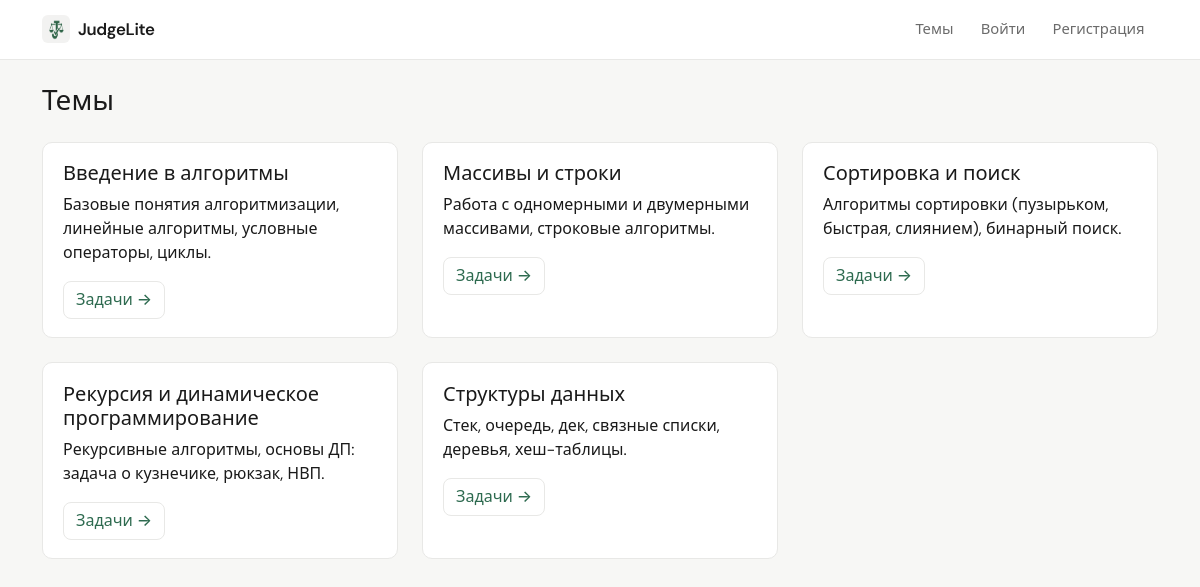
The app's page /topics with its own data.
### data/topics.py (models this page shows)
class Topic(SqlAlchemyBase):
    __tablename__ = 'topics'
    id = sqlalchemy.Column(sqlalchemy.Integer, primary_key=True, autoincrement=True)
    title = sqlalchemy.Column(sqlalchemy.String, nullable=False)
    description = sqlalchemy.Column(sqlalchemy.Text, nullable=True)
    order = sqlalchemy.Column(sqlalchemy.Integer, default=0)
    theory = sqlalchemy.Column(sqlalchemy.Text, nullable=True)
    created_by = sqlalchemy.Column(sqlalchemy.Integer, sqlalchemy.ForeignKey("users.id"), nullable=True)
    is_system = sqlalchemy.Column(sqlalchemy.Boolean, default=False)
    created_at = sqlalchemy.Column(sqlalchemy.DateTime, default=datetime.datetime.now)
    tasks = orm.relationship("Task", back_populates="topic")

### app.py (the view)
@app.route('/topics')
def topics_list():
    with db_session.session_scope() as session:
        topics = session.query(Topic).order_by(Topic.order).all()
        return render_template('topics.html', title='Темы', topics=topics)

### app.py (called while the page is built)
@app.context_processor
def inject_user():
    return dict(current_user=current_user)

### data/db_session.py (called while the page is built)
def create_session() -> Session:
    global __factory
    return __factory()

@contextmanager
def session_scope():
    session = create_session()
    try:
        yield session
        session.commit()
    except Exception:
        session.rollback()
        raise
    finally:
        session.close()

### templates/topics.html
{% extends "base.html" %}
{% block content %}
<h1 class="h3 mb-4">Темы</h1>
<div class="row">
    {% for topic in topics %}
        <div class="col-md-6 col-lg-4 mb-4">
            <div class="card h-100 app-card">
                <div class="card-body">
                    <h5 class="card-title">{{ topic.title }}</h5>
                    <p class="card-text">{{ topic.description[:150] }}{% if topic.description|length > 150 %}...{% endif %}</p>
                    <a href="{{ url_for('tasks_by_topic', topic_id=topic.id) }}" class="btn btn-outline-primary">Задачи →</a>
                </div>
            </div>
        </div>
    {% endfor %}
</div>
{% endblock %}

### static/app.css (style rules this page uses)
:root { --app-bg: #f7f7f5; --app-surface: #ffffff; --app-text: #1a1a1a; --app-muted: #6b6b6b; --app-border: #e8e8e6; --app-accent: #2d6a4f; --app-accent-hover: #1b4332; --app-radius: 10px; --app-font: "DM Sans", system-ui, -apple-system, "Segoe UI", Roboto, sans-serif; --chart-grid: rgba(0, 0, 0, 0.06); --chart-muted: #6b6b6b; --chart-donut-border: #ffffff; }
.app-body { font-family: var(--app-font); background-color: var(--app-bg); color: var(--app-text); min-height: 100vh; -webkit-font-smoothing: antialiased; }
.app-card { background: var(--app-surface); border: 1px solid var(--app-border); border-radius: var(--app-radius); box-shadow: none; }
.app-card .card-body { padding: 1.15rem 1.25rem; }
.app-body .btn-outline-primary { color: var(--app-accent); border-color: var(--app-border); border-radius: 8px; font-weight: 500; }
.app-body .card { border: 1px solid var(--app-border); border-radius: var(--app-radius); box-shadow: none; }

### records on screen
Topic: title "Введение в алгоритмы", description "Базовые понятия алгоритмизации, линейные алгоритмы, условные операторы, циклы."
Topic: title "Массивы и строки", description "Работа с одномерными и двумерными массивами, строковые алгоритмы."
Topic: title "Сортировка и поиск", description "Алгоритмы сортировки (пузырьком, быстрая, слиянием), бинарный поиск."
Topic: title "Рекурсия и динамическое программирование", description "Рекурсивные алгоритмы, основы ДП: задача о кузнечике, рюкзак, НВП."
Topic: title "Структуры данных", description "Стек, очередь, дек, связные списки, деревья, хеш-таблицы."
